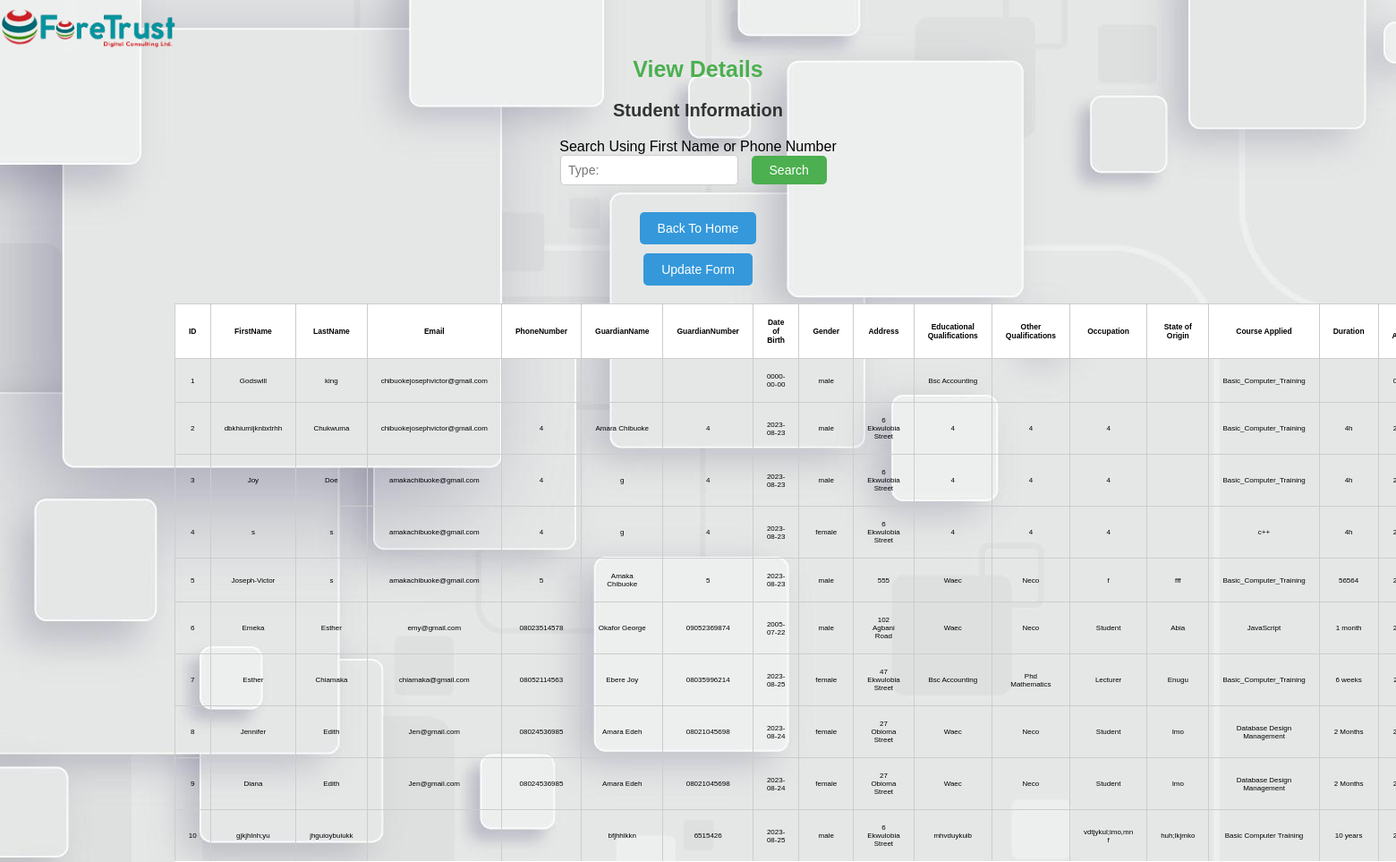
The page /view.php on the database its author committed.
### tables this page shows
CREATE TABLE `student` (
  `StudentID` int(11) NOT NULL,
  `FirstName` varchar(100) NOT NULL,
  `LastName` varchar(100) NOT NULL,
  `Email` varchar(100) NOT NULL,
  `PhoneNumber` varchar(11) NOT NULL,
  `GuardianName` varchar(100) NOT NULL,
  `GuardianNumber` varchar(11) NOT NULL,
  `DOB` date NOT NULL,
  `Gender` varchar(100) NOT NULL,
  `Address` varchar(100) NOT NULL,
  `EducationalQualifications` varchar(100) NOT NULL,
  `OtherQualifications` varchar(100) NOT NULL,
  `Occupation` varchar(100) NOT NULL,
  `City` varchar(50) NOT NULL,
  `CourseApplied` varchar(100) NOT NULL,
  `Duration` varchar(100) NOT NULL,
  `DateofAdmission` date NOT NULL,
  `CourseFee` int(10) NOT NULL,
  `ModeofPayment` varchar(100) NOT NULL
);

### select.php (called while the page is built)
<?php
    include('connect.php');
$sql = "SELECT * FROM student";
$result = $conn->query($sql);
?>

### view.php (the view, shortened to what this page needs)
<!DOCTYPE html>
<html lang="en">
<head>
    <link rel="stylesheet" href="view.css">
</head>
<body>
    <div class="header">
        <img src="img/Foretrust.png" alt="" width="200px">
    </div>
    <div class="body">
    <h1 class="F">View Details</h1>
    <h1>Student Information</h1>
    <div class="search-container">
        <form action="" method="post">
            <label for="search">Search Using First Name or Phone Number</label><br>
            <input type="text" class="search-input"name="search" placeholder="Type:">
            <button class="search-button">Search</button>
        </form>
    </div>
    <a href="index.php">
        <button type="button" onclick="navigateToPage1()">Back To Home</button>
    </a>
    <a href="updateform.php">
        <button type="button" onclick="navigateToPage4()">Update Form</button>
    </a>
    <table>
        <thead>
            <tr>
                <th>ID</th>
                <th>FirstName</th>
                <th>LastName</th>
                <th>Email</th>
                <th>PhoneNumber</th>
                <th>GuardianName</th>
                <th>GuardianNumber</th>
                <th>Date of Birth</th>
                <th>Gender</th>
                <th>Address</th>
                <th>Educational Qualifications</th>
                <th>Other Qualifications</th>
                <th>Occupation</th>
                <th>State of Origin</th>
                <th>Course Applied</th>
                <th>Duration</th>
                <th>Date of Admission</th>
            </tr>
        </thead>
        <tbody>
        <?php
        include('connect.php');
        include('select.php');
        if ($result->num_rows > 0) {
            while ($row = $result->fetch_assoc()) {
                echo "<tr>";
                echo "<td>" . $row["StudentID"] . "</td>";
                echo "<td>" . $row["FirstName"] . "</td>";
                echo "<td>" . $row["LastName"] . "</td>";
                echo "<td>" . $row["Email"] . "</td>";
                echo "<td>" . $row["PhoneNumber"] . "</td>";
                echo "<td>" . $row["GuardianName"] . "</td>";
                echo "<td>" . $row["GuardianNumber"] . "</td>";
                echo "<td>" . $row["DOB"] . "</td>";
                echo "<td>" . $row["Gender"] . "</td>";
                echo "<td>" . $row["Address"] . "</td>";
                echo "<td>" . $row["EducationalQualifications"] . "</td>";
                echo "<td>" . $row["OtherQualifications"] . "</td>";
                echo "<td>" . $row["Occupation"] . "</td>";
                echo "<td>" . $row["City"] . "</td>";
                echo "<td>" . $row["CourseApplied"] . "</td>";
                echo "<td>" . $row["Duration"] . "</td>";
                echo "<td>" . $row["DateofAdmission"] . "</td>";
                echo "<tr>";
            }
        } else {
            echo "<tr><td colspan='2'>No records found</td></tr>";
        }
        ?>
    </tbody>
    </table>
    </div>
</body>
</html>

### view.css (style rules this page uses)
* { font-family: "Poppins", sans-serif; margin: 0; padding: 0; }
body { background-image: url(./img/5026563.jpg); background-attachment: fixed; }
.body { display: flex; flex-direction: column; align-items: center; justify-content: center; min-height: 100vh; width: 100%; }
.header { float: left; width: 20px; }
h1 { text-align: left; margin-bottom: 20px; color: #333; font-size: 20px; }
.F { font-size: 25px; color: #4CAF50; }
table { width: 100%; border-collapse: collapse; border: 1px solid #ffffff; margin-top: 20px; margin-left: 390px; }
th, td { padding: 15px; border: 1px solid #ccc; text-align: center; font-size: 8px; }
th { background-color: #ffffff; font-size: 8.5px; }
a { text-decoration: none; margin-top: 10px; display: inline-block; }
button { background-color: #3498db; color: white; padding: 10px 20px; border: none; border-radius: 5px; cursor: pointer; font-size: 14px; transition: background-color 0.3s ease; margin: 0 10px; }
.search-container { text-align: center; margin-bottom: 20px; }
.search-input { padding: 8px; border: 1px solid #ccc; border-radius: 5px; font-size: 14px; }
.search-button { background-color: #4CAF50; color: white; padding: 8px 20px; border: none; border-radius: 5px; cursor: pointer; font-size: 14px; transition: background-color 0.3s ease; margin-left: 10px; }

### rows shown on the page
student: StudentID "1", FirstName "Godswill", LastName "king", Email "chibuokejosephvictor@gmail.com", DOB "0000-00-00", Gender "male", EducationalQualifications "Bsc Accounting", CourseApplied "Basic_Computer_Training"
student: StudentID "2", FirstName "dbkhiumljknbxtrhh", LastName "Chukwuma", Email "chibuokejosephvictor@gmail.com", PhoneNumber "4", GuardianName "Amara Chibuoke", GuardianNumber "4", DOB "2023-08-23", Gender "male", Address "6 Ekwulobia Street", EducationalQualifications "4", OtherQualifications "4", Occupation "4", CourseApplied "Basic_Computer_Training", Duration "4h"
student: StudentID "3", FirstName "Joy", LastName "Doe", Email "amakachibuoke@gmail.com", PhoneNumber "4", GuardianName "g", GuardianNumber "4", DOB "2023-08-23", Gender "male", Address "6 Ekwulobia Street", EducationalQualifications "4", OtherQualifications "4", Occupation "4", CourseApplied "Basic_Computer_Training", Duration "4h"
student: StudentID "4", FirstName "s", LastName "s", Email "amakachibuoke@gmail.com", PhoneNumber "4", GuardianName "g", GuardianNumber "4", DOB "2023-08-23", Gender "female", Address "6 Ekwulobia Street", EducationalQualifications "4", OtherQualifications "4", Occupation "4", CourseApplied "c++", Duration "4h"
student: StudentID "5", FirstName "Joseph-Victor", LastName "s", Email "amakachibuoke@gmail.com", PhoneNumber "5", GuardianName "Amaka Chibuoke", GuardianNumber "5", DOB "2023-08-23", Gender "male", Address "555", EducationalQualifications "Waec", OtherQualifications "Neco", Occupation "f", City "fff", CourseApplied "Basic_Computer_Training", Duration "56564"
student: StudentID "6", FirstName "Emeka", LastName "Esther", Email "emy@gmail.com", PhoneNumber "08023514578", GuardianName "Okafor George", GuardianNumber "09052369874", DOB "2005-07-22", Gender "male", Address "102 Agbani Road", EducationalQualifications "Waec", OtherQualifications "Neco", Occupation "Student", City "Abia", CourseApplied "JavaScript", Duration "1 month"
student: StudentID "7", FirstName "Esther", LastName "Chiamaka", Email "chiamaka@gmail.com", PhoneNumber "08052114563", GuardianName "Ebere Joy", GuardianNumber "08035996214", DOB "2023-08-25", Gender "female", Address "47 Ekwulobia Street", EducationalQualifications "Bsc Accounting", OtherQualifications "Phd Mathematics", Occupation "Lecturer", City "Enugu", CourseApplied "Basic_Computer_Training", Duration "6 weeks"
student: StudentID "8", FirstName "Jennifer", LastName "Edith", Email "Jen@gmail.com", PhoneNumber "08024536985", GuardianName "Amara Edeh", GuardianNumber "08021045698", DOB "2023-08-24", Gender "female", Address "27 Obioma Street", EducationalQualifications "Waec", OtherQualifications "Neco", Occupation "Student", City "Imo", CourseApplied "Database Design Management", Duration "2 Months"
student: StudentID "9", FirstName "Diana", LastName "Edith", Email "Jen@gmail.com", PhoneNumber "08024536985", GuardianName "Amara Edeh", GuardianNumber "08021045698", DOB "2023-08-24", Gender "female", Address "27 Obioma Street", EducationalQualifications "Waec", OtherQualifications "Neco", Occupation "Student", City "Imo", CourseApplied "Database Design Management", Duration "2 Months"
student: StudentID "10", FirstName "gjkjhlnh;yu", LastName "jhguioybuiukk", GuardianName "bfjhhlkkn", GuardianNumber "6515426", DOB "2023-08-25", Gender "male", Address "6 Ekwulobia Street", EducationalQualifications "mhvduykuib", Occupation "vdtjykul;imo,mn f", City "huh;lkjmko", CourseApplied "Basic Computer Training", Duration "10 years"
